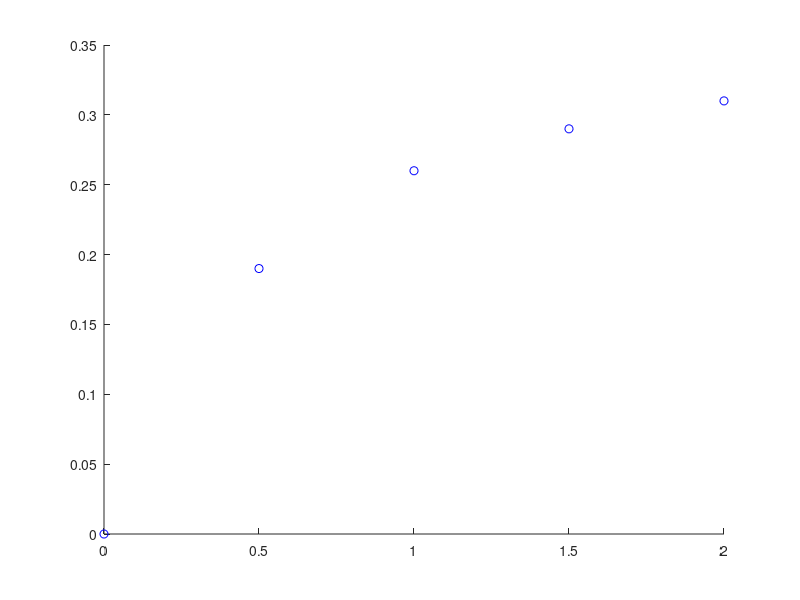

The MATLAB source for this figure: (Note: this script raises an error after producing the figure.)
function x = aprox()
%x = load('dane_apx0.mat');
%disp(cell2mat(struct2cell(x)));
x = [0 0.5 1 1.5 2; 0 0.19 0.26 0.29 0.31];
disp(x);
v = zeros(3,1);
[a, b] = size(v);
disp(a);
for i = 0:1:2
    for j = 1:5
        v(i+1,1) = v(i+1,1) + (x(1,j).^i) * (x(2,j));
    end
end
y = zeros(3,3);
for k = 0:1:2
    for l = 0:2
        for m = 1:5
            y(k+1, l+1) = y(k+1, l+1) + x(1,m).^(k+l);
        end
    end
end
z = y\v;
scatter(x(1,:), x(2,:), "b");
hold on

fplot(poly2sym(fliplr(z.')), "r");
hold off
disp(z);